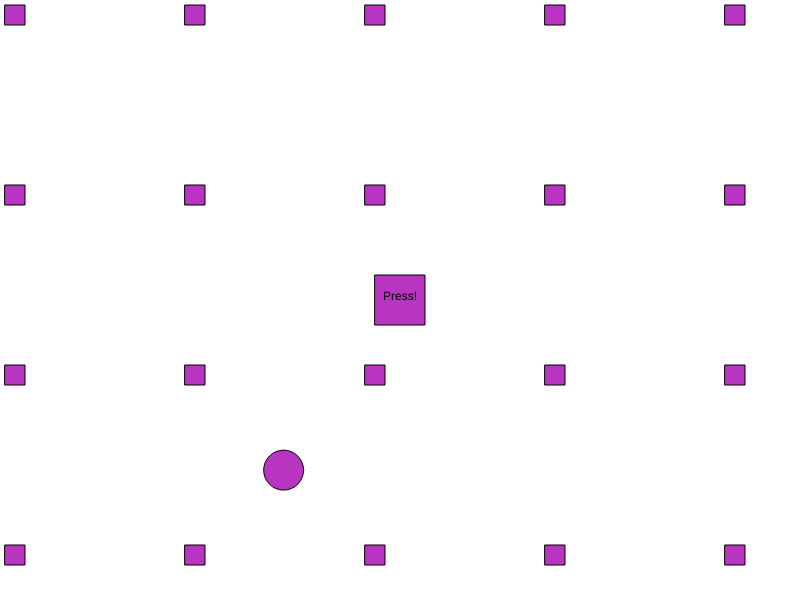
Frame 1 (no input)
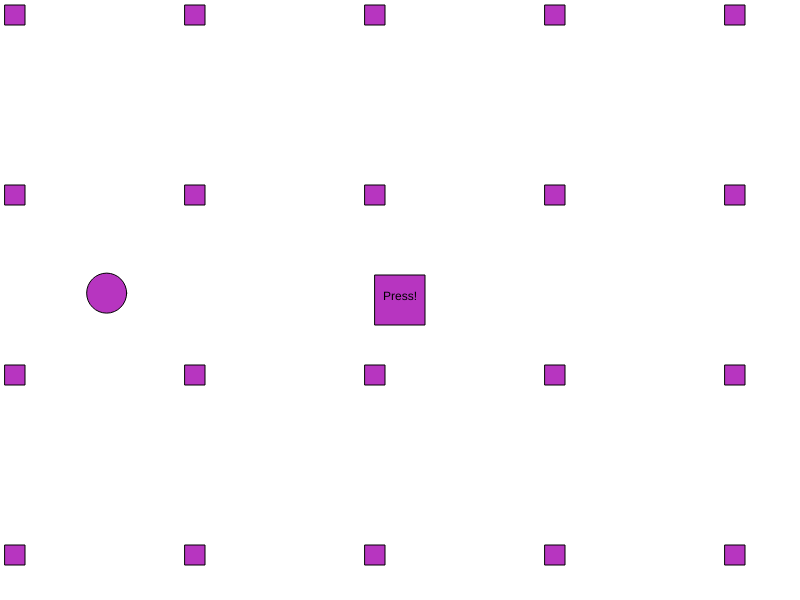
Frame 60 (no input)
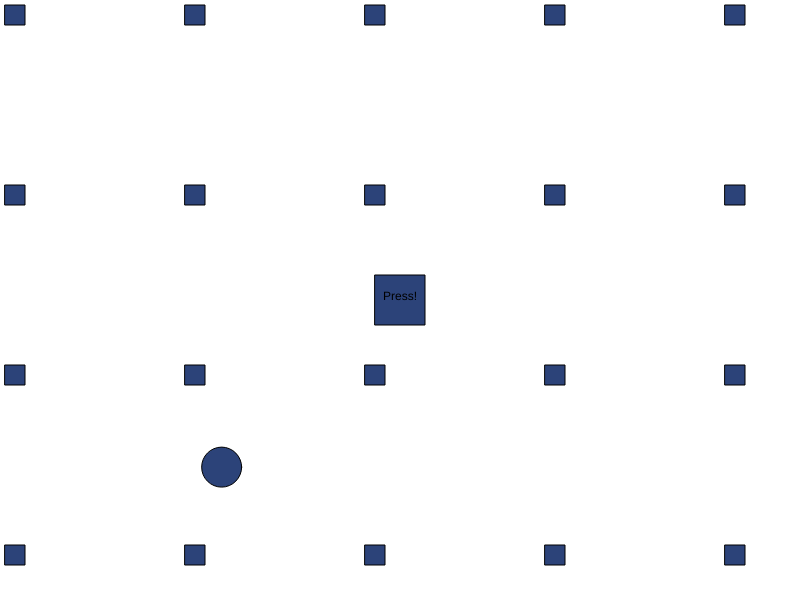
Frame 120 (the mouse pressed at the canvas centre since frame 60)

The p5.js sketch that drew these frames (run headless with seeded random() and noise() and a simulated clock; from frame 60 on, the mouse is pressed at the canvas centre):

// p5.js sketch
// ── sketch.js
var redSqr; // creates variables used for fill colors
var grnSqr; // ^
var bluSqr; // ^

var circleX; // creates variables used to move the circle
var circleY; // ^
var circleXDir; // ^ these are the speeds/directions the circle will move
var circleYDir; // ^
var dirChoices = [-5, -4, -3, -2, -1, 1, 2, 3, 4, 5]; // this is used later to get a random value from -5 to 5 that does not include 0.

var buttonX = 400; // creates values for the button size and location
var buttonY = 300; // ^
var buttonWidth = 50; // ^
var buttonHeight = 50; // ^

function setup() {
  
  frameRate(60);
  createCanvas(800, 600);
  rectMode(CENTER);
  textAlign(CENTER);
  
  randomColors(); // call these functions during setup
  randomStart(); // ^
  randomDir(); // ^
}

function draw() {
  
  background(255);
  makeSquares(); // call these functions whenever the page is drawn
  makeCircle(); // ^
  makeButton(); // ^
}

function mousePressed() {
  randomColors(); // when the mouse is pressed, call random Colors
  
  if(mouseX <= buttonX + buttonWidth/2 && mouseX >= buttonX - buttonWidth/2 && mouseY <= buttonY + buttonHeight/2 && mouseY >= buttonY - buttonHeight/2){
    randomDir(); // when the mouse is pressed withing this area, call randomDir
  }
}

function randomColors() {
  redSqr = random(256); // sets the color vars to random values
  grnSqr = random(256); // ^
  bluSqr = random(256); // ^
  fill(redSqr, grnSqr, bluSqr); // the fills are assigned to the Sqr variables
}

function randomDir() {
  circleXDir = random(dirChoices); // Sets the circle movement values to random values from dirChoices
  circleYDir = random(dirChoices); // ^
}

function randomStart() {
  circleX = random(21, 780); // These send the circle to a random position in the canvas
  circleY = random(21, 580); // ^
}

function makeCircle() {
  ellipse(circleX, circleY, 40, 40); // draws the circle
  
  circleX += circleXDir; // moves the circle based on the circleXDir and circleYDir values
  circleY += circleYDir; // ^
  
  if(circleX >= 780 || circleX <=20){
    circleXDir = -circleXDir; // this if loop reverses the direction if the circle hits an edge.
  }
  
  if(circleY >= 580 || circleY <=20){
    circleYDir = -circleYDir; // same as above loop, but with the y direction
  }
}

function makeSquares() {
  for(var i = 15; i <= 785; i += 180) { // this is a nested for loop
    for(var j = 15; j <= 585; j += 180){ // it creates rows and colums of squares 
      rect(i, j, 20, 20); // ^
    }
  }
}

function makeButton() {
    rect(buttonX, buttonY, buttonWidth, buttonHeight); // makes the button
    fill(0); // makes the upcoming word visible
    text("Press!", buttonX, buttonY); // adds a word in the button
    fill(redSqr, grnSqr, bluSqr); // sets the fill back to normal
}
